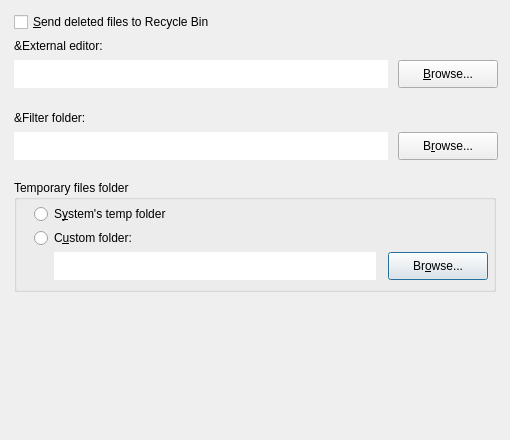
<?xml version="1.0" encoding="UTF-8"?>
<ui version="4.0">
 <class>QPropRegistry</class>
 <widget class="QDialog" name="QPropRegistry">
  <property name="geometry">
   <rect>
    <x>0</x>
    <y>0</y>
    <width>510</width>
    <height>440</height>
   </rect>
  </property>
  <property name="windowTitle">
   <string>System</string>
  </property>
  <widget class="QGroupBox" name="IDC_STATIC_TEMPFILES_GROUP">
   <property name="geometry">
    <rect>
     <x>14</x>
     <y>180</y>
     <width>482</width>
     <height>112</height>
    </rect>
   </property>
   <property name="title">
    <string>Temporary files folder</string>
   </property>
   <widget class="QRadioButton" name="IDC_TMPFOLDER_SYSTEM">
    <property name="geometry">
     <rect>
      <x>20</x>
      <y>24</y>
      <width>398</width>
      <height>20</height>
     </rect>
    </property>
    <property name="text">
     <string>S&amp;ystem's temp folder</string>
    </property>
   </widget>
   <widget class="QRadioButton" name="IDC_TMPFOLDER_CUSTOM">
    <property name="geometry">
     <rect>
      <x>20</x>
      <y>48</y>
      <width>438</width>
      <height>20</height>
     </rect>
    </property>
    <property name="text">
     <string>C&amp;ustom folder:</string>
    </property>
   </widget>
   <widget class="QTextEdit" name="IDC_TMPFOLDER_NAME">
    <property name="geometry">
     <rect>
      <x>40</x>
      <y>72</y>
      <width>322</width>
      <height>28</height>
     </rect>
    </property>
    <property name="frameShape">
     <enum>QFrame::NoFrame</enum>
    </property>
    <property name="verticalScrollBarPolicy">
     <enum>Qt::ScrollBarAlwaysOff</enum>
    </property>
    <property name="horizontalScrollBarPolicy">
     <enum>Qt::ScrollBarAlwaysOff</enum>
    </property>
   </widget>
   <widget class="QPushButton" name="IDC_TMPFOLDER_BROWSE">
    <property name="geometry">
     <rect>
      <x>374</x>
      <y>72</y>
      <width>100</width>
      <height>28</height>
     </rect>
    </property>
    <property name="text">
     <string>Br&amp;owse...</string>
    </property>
   </widget>
  </widget>
  <widget class="QCheckBox" name="IDC_USE_RECYCLE_BIN">
   <property name="geometry">
    <rect>
     <x>14</x>
     <y>12</y>
     <width>444</width>
     <height>20</height>
    </rect>
   </property>
   <property name="text">
    <string>&amp;Send deleted files to Recycle Bin</string>
   </property>
  </widget>
  <widget class="QLabel" name="IDC_STATIC_EDITOR">
   <property name="geometry">
    <rect>
     <x>14</x>
     <y>36</y>
     <width>444</width>
     <height>20</height>
    </rect>
   </property>
   <property name="inputMethodHints">
    <set>Qt::ImhMultiLine</set>
   </property>
   <property name="text">
    <string>&amp;External editor:</string>
   </property>
   <property name="wordWrap">
    <bool>true</bool>
   </property>
  </widget>
  <widget class="QTextEdit" name="IDC_EXT_EDITOR_PATH">
   <property name="geometry">
    <rect>
     <x>14</x>
     <y>60</y>
     <width>374</width>
     <height>28</height>
    </rect>
   </property>
   <property name="toolTip">
    <string>&lt;html&gt;&lt;head/&gt;&lt;body&gt;&lt;pre style=&quot; margin-top:12px; margin-bottom:12px; margin-left:0px; margin-right:0px; width:600px; -qt-block-indent:0; text-indent:0px; background-color:#ffffff;&quot;&gt;&lt;span style=&quot; font-family:'DejaVu Sans Mono'; font-weight:600; color:#008000;&quot;&gt;You can specify the following parameters to the path:&lt;br/&gt;$file: Path name of the current file&lt;br/&gt;$linenum: Line number of the current cursor position&lt;/span&gt;&lt;/pre&gt;&lt;/body&gt;&lt;/html&gt;</string>
   </property>
   <property name="frameShape">
    <enum>QFrame::NoFrame</enum>
   </property>
   <property name="verticalScrollBarPolicy">
    <enum>Qt::ScrollBarAlwaysOff</enum>
   </property>
   <property name="horizontalScrollBarPolicy">
    <enum>Qt::ScrollBarAlwaysOff</enum>
   </property>
  </widget>
  <widget class="QPushButton" name="IDC_EXT_EDITOR_BROWSE">
   <property name="geometry">
    <rect>
     <x>398</x>
     <y>60</y>
     <width>100</width>
     <height>28</height>
    </rect>
   </property>
   <property name="text">
    <string>&amp;Browse...</string>
   </property>
  </widget>
  <widget class="QLabel" name="IDC_STATIC_FILTER">
   <property name="geometry">
    <rect>
     <x>14</x>
     <y>108</y>
     <width>332</width>
     <height>20</height>
    </rect>
   </property>
   <property name="inputMethodHints">
    <set>Qt::ImhMultiLine</set>
   </property>
   <property name="text">
    <string>&amp;Filter folder:</string>
   </property>
   <property name="wordWrap">
    <bool>true</bool>
   </property>
  </widget>
  <widget class="QTextEdit" name="IDC_FILTER_USER_PATH">
   <property name="geometry">
    <rect>
     <x>14</x>
     <y>132</y>
     <width>374</width>
     <height>28</height>
    </rect>
   </property>
   <property name="frameShape">
    <enum>QFrame::NoFrame</enum>
   </property>
   <property name="verticalScrollBarPolicy">
    <enum>Qt::ScrollBarAlwaysOff</enum>
   </property>
   <property name="horizontalScrollBarPolicy">
    <enum>Qt::ScrollBarAlwaysOff</enum>
   </property>
  </widget>
  <widget class="QPushButton" name="IDC_FILTER_USER_BROWSE">
   <property name="geometry">
    <rect>
     <x>398</x>
     <y>132</y>
     <width>100</width>
     <height>28</height>
    </rect>
   </property>
   <property name="text">
    <string>B&amp;rowse...</string>
   </property>
  </widget>
 </widget>
 <resources/>
 <connections/>
</ui>
